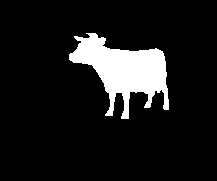
%> input picture workspace/temp-usb-files/Przetwarzanie_obrazów/lab6_7/A04.bmp, 217 x 181 px
$ octave zad8.m   (GNU Octave 9; MATLAB toolbox functions it lacks are replaced by stand-ins)
%> lines starting %> are read from the running program, lines starting %| are printed output that depends on the picture; in (x1, y1, x2, y2) boxes, pixels count from 0 and x2, y2 are one past the last pixel; in counts of white or black regions, pixels touching at a corner belong together; the program's own positions count from 1
### workspace/temp-usb-files/Przetwarzanie_obrazów/lab6_7/erozjaLubDylatacja.m
function res = erozjaLubDylatacja(im,fp1,fp2)

    [rows,cols] = size(im);
    area = 3;
    counter = 0;

    [k,l] = deal(0,0);
    for i = ceil(area/2) : rows - floor(area/2)
        k=k+1;
        for j = ceil(area/2) : cols - floor(area/2)
            l=l+1;
            valsFromArea = reshape(im(i-(floor(area/2)) : i+(floor(area/2)), j-(floor(area/2)) : j+(floor(area/2))),1,[]);
            for x = 1 : length(valsFromArea)
                if valsFromArea(x) == fp1
                    counter = counter + 1;
                end
            end
            if counter == 9
                im(k,l) = fp1;
            else
                im(k,l) = fp2;
            end
            counter = 0;
        end
        l=0;
    end

    res = im;
end

### workspace/temp-usb-files/Przetwarzanie_obrazów/lab6_7/zad8.m
im = imread('A04.bmp');
%> im: size 181x217 logical; 10.4% white; 1 white region, box (x1, y1, x2, y2) and area: (69, 33, 169, 119) 4087

%erozja
erozja = erozjaLubDylatacja(im,1,0);
%> after the loop in erozjaLubDylatacja, `for i = ceil(area/2) : rows - floor(area/2)`:
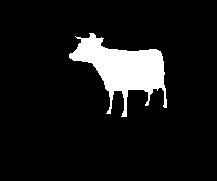
%> im: size 181x217 logical; 9% white; 1 white region, box (x1, y1, x2, y2) and area: (69, 33, 167, 117) 3529
%> after the loop in erozjaLubDylatacja, `for i = ceil(area/2) : rows - floor(area/2)`: k = 179

%dylatacja
dylatacja = erozjaLubDylatacja(im,0,1);
%> call 2 of erozjaLubDylatacja, with fp1 = 0, fp2 = 1
%> after the loop in erozjaLubDylatacja (call 2), `for i = ceil(area/2) : rows - floor(area/2)`:
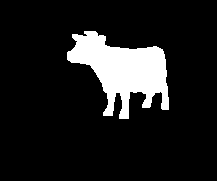
%> im: size 181x217 logical; 11.8% white; 1 white region, box (x1, y1, x2, y2) and area: (67, 31, 169, 119) 4652

%otwarcie: erozja + dylatacja
otwarcie = erozjaLubDylatacja(erozja,0,1);
%> call 3 of erozjaLubDylatacja, with fp1 = 0, fp2 = 1
%> after the loop in erozjaLubDylatacja (call 3), `for i = ceil(area/2) : rows - floor(area/2)`:
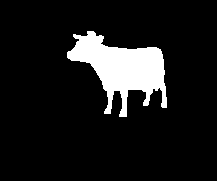
%> im: size 181x217 logical; 10.4% white; 1 white region, box (x1, y1, x2, y2) and area: (67, 31, 167, 117) 4073

%zamknięcie: dylatacja + erozja
zamkniecie = erozjaLubDylatacja(dylatacja,1,0);
%> call 4 of erozjaLubDylatacja, with fp1 = 1, fp2 = 0
%> after the loop in erozjaLubDylatacja (call 4), `for i = ceil(area/2) : rows - floor(area/2)`:
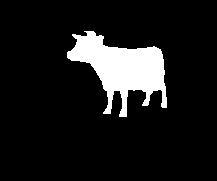
%> im: size 181x217 logical; 10.4% white; 1 white region, box (x1, y1, x2, y2) and area: (67, 31, 167, 117) 4102

%Funkcje wbudowane
dylatacjaFunWbud = bwmorph(im, 'dilate');
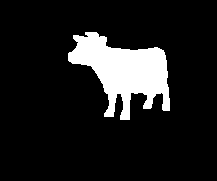
%> dylatacjaFunWbud: size 181x217 logical; 11.8% white; 1 white region, box (x1, y1, x2, y2) and area: (68, 32, 170, 120) 4652
erozjaFunWbud = bwmorph(im, 'erode');
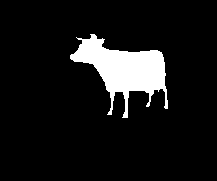
%> erozjaFunWbud: size 181x217 logical; 9% white; 1 white region, box (x1, y1, x2, y2) and area: (70, 34, 168, 118) 3529
otwarcieFunWbud = bwmorph(im, 'open');
%> otwarcieFunWbud: size 181x217 logical; 10.4% white; 1 white region, box (x1, y1, x2, y2) and area: (69, 33, 169, 119) 4073
zamkniecieFunWbud = bwmorph(im, 'close');
%> zamkniecieFunWbud: size 181x217 logical; 10.4% white; 1 white region, box (x1, y1, x2, y2) and area: (69, 33, 169, 119) 4102

%Porownanie funkcji

subplot(2,4,1), imshow(erozja)
title('erozja f wlasna')

subplot(2,4,2), imshow(erozjaFunWbud)
title('erozja f wbudowana')

subplot(2,4,3), imshow(dylatacja)
title('dylatacja f wlasna')

subplot(2,4,4), imshow(dylatacjaFunWbud)
title('dylatacja f wbudowana')

subplot(2,4,5), imshow(otwarcie)
title('otwarcie f wlasna')

subplot(2,4,6), imshow(otwarcieFunWbud)
title('otwarcie f wbudowana')

subplot(2,4,7), imshow(zamkniecie)
title('zamkniecie f wlasna')

subplot(2,4,8), imshow(zamkniecieFunWbud)
title('zamkniecie f wbudowana')
